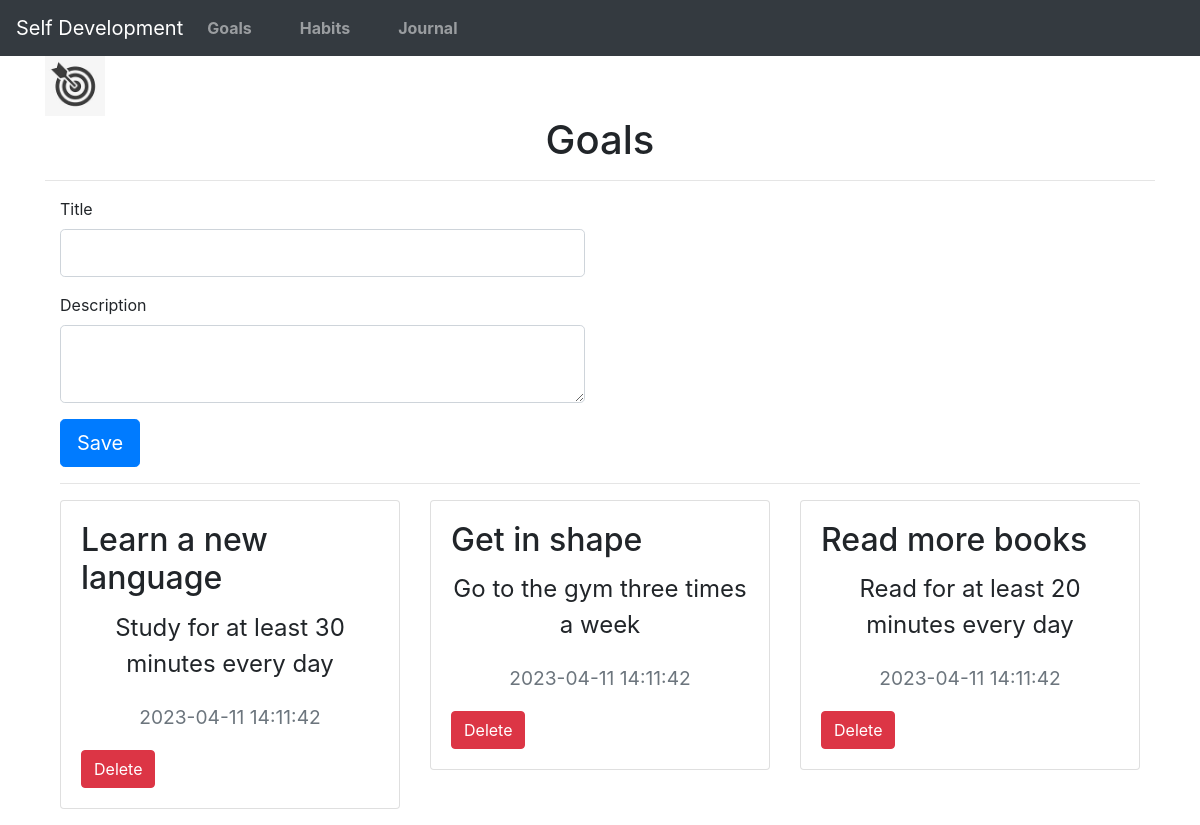
The page /goals on the database its author committed.
### self_dev/models.py (models this page shows)
class Goal(db.Model):
    id = db.Column(db.Integer, primary_key=True)
    title = db.Column(db.String(100), nullable=False)
    description = db.Column(db.Text, nullable=False)
    created_at = db.Column(db.DateTime, default=datetime.utcnow)

### self_dev/routes.py (the view)
@app.route('/goals', methods=['GET', 'POST'])
def goals():
    form = GoalForm()
    if form.validate_on_submit():
        goal = Goal(title=form.title.data, description=form.description.data)
        db.session.add(goal)
        db.session.commit()
        flash('Your goal has been saved.')
        return redirect(url_for('goals'))
    goals = Goal.query.all()
    return render_template('goals.html', goals=goals, form=form)

### self_dev/forms.py
class GoalForm(FlaskForm):
    title = StringField('Title', validators=[DataRequired()])
    description = TextAreaField('Description', validators=[DataRequired()])
    submit = SubmitField('Save')

### self_dev/templates/goals.html (shortened to what this page needs)
{% extends 'base.html' %}
{% block content %}
  <div class="image-text-container">
    <img src="{{ url_for('static', filename='images/goals.jpg') }}" alt="" style="width: 60px; height: 60px;"><h1>Goals</h1>
  </div>
  <hr>
  <div class="container">
    <div class="row">
      <div class="col-md-6">
        <form method="POST">
          <div class="form-group">
            {{ form.title.label(class="form-control-label") }}
            {{ form.title(class="form-control form-control-lg") }}
          </div>
          <div class="form-group">
            {{ form.description.label(class="form-control-label") }}
            {{ form.description(class="form-control form-control-lg") }}
          </div>
          <button type="submit" class="btn btn-primary btn-lg">Save</button>
        </form>
      </div>
    </div>
    <hr>
    <div class="row">
      {% for goal in goals %}
        <div class="col-md-4">
          <div class="card mb-3">
            <div class="card-body">
              <h2 class="card-title">{{ goal.title }}</h2>
              <p class="card-text">{{ goal.description }}</p>
              <p class="card-text"><small class="text-muted">{{ goal.created_at.strftime('%Y-%m-%d %H:%M:%S') }}</small></p>
              <form method="POST" action="{{ url_for('delete_goal', goal_id=goal.id) }}">
                <button type="submit" class="btn btn-danger">Delete</button>
              </form>
            </div>
          </div>
        </div>
      {% endfor %}
    </div>
  </div>
{% endblock %}

### self_dev/templates/base.html (shortened to what this page needs)
<!DOCTYPE html>
<html lang="en">
<head>
    <link rel="stylesheet" href="{{ url_for('static', filename='css/bootstrap.min.css') }}">
    <link rel="stylesheet" href="{{ url_for('static', filename='css/styles.css') }}">
  <link rel="stylesheet" href="https://stackpath.bootstrapcdn.com/bootstrap/4.3.1/css/bootstrap.min.css"
>
</head>
<body>
    <nav class="navbar navbar-expand-lg navbar-dark bg-dark">
        <a class="navbar-brand" href="{{ url_for('index') }}">Self Development</a>
        <div class="collapse navbar-collapse" id="navbarNav">
            <ul class="navbar-nav">
                <li class="nav-item">
                    <a class="nav-link" href="{{ url_for('goals') }}">Goals</a>
                </li>
                <li class="nav-item">
                    <a class="nav-link" href="{{ url_for('habits') }}">Habits</a>
                </li>
                <li class="nav-item">
                    <a class="nav-link" href="{{ url_for('journal') }}">Journal</a>
                </li>
            </ul>
        </div>
    </nav>
    <div class="container">
        {% block content %}
        {% endblock %}
    </div>
</body>
</html>
</body>
</html>

### self_dev/static/styles.css (style rules this page uses)
nav ul { list-style: none; display: flex; gap: 2rem; }
nav li a { color: #fff; text-decoration: none; font-weight: bold; }
h1 { font-size: 3rem; text-align: center; margin-bottom: 2rem; }
p { font-size: 1.5rem; text-align: center; margin-bottom: 2rem; }

### rows shown on the page
Goal: title "Learn a new language", description "Study for at least 30 minutes every day", created_at "2023-04-11 14:11:42"
Goal: title "Get in shape", description "Go to the gym three times a week", created_at "2023-04-11 14:11:42"
Goal: title "Read more books", description "Read for at least 20 minutes every day", created_at "2023-04-11 14:11:42"
